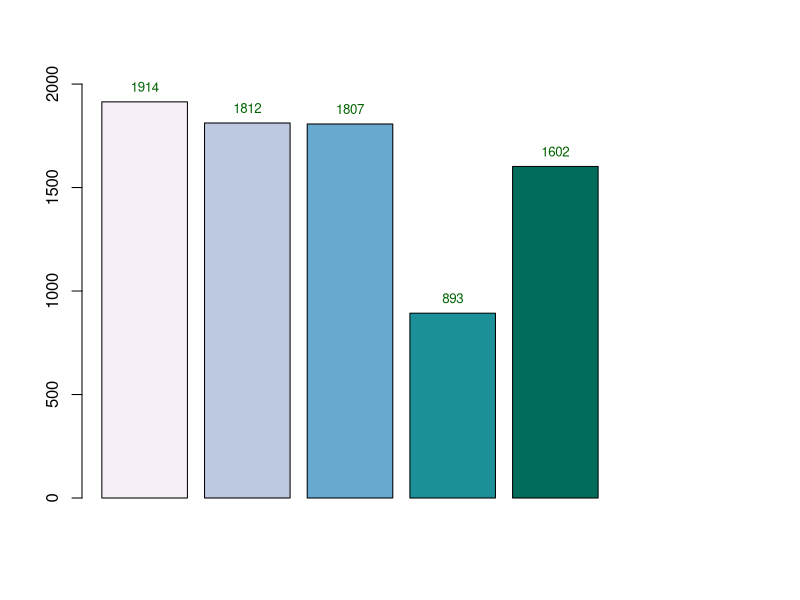

Here is the R script that generated this plot: (Note: this script raises an error after producing the figure.)
library(ggplot2)
library(RColorBrewer)
variants_in_dataset=1914
variants_withLargeRearrangements_Discarded=1812
distinctVariantLocations=1807
distinctVariantLocations_withSiftScores=893
distinctVariantLocations_withCaddScores=1602

v<-c(variants_in_dataset,variants_withLargeRearrangements_Discarded,distinctVariantLocations,
     distinctVariantLocations_withSiftScores,distinctVariantLocations_withCaddScores)

cols <- brewer.pal(n = 5, name = "PuBuGn")
names(v)<-c("dataset","rearrangements removed",
            "distinct variant locations","sift matches", "cadd13 matches")
pdf(file = "Dataset_manual_match.pdf", width = 6, height = 6,)
par(xpd = T, mar = par()$mar + c(0,0,0,7))
xx <- barplot(v, ylab= "Number of records",ylim=c(0,2010), col = cols,xaxt='n', ann=FALSE)
text(x = xx, y = v, label = v, pos = 3, cex = 0.8, col = "darkgreen")
legend(locator(1), legend = names(v),fill = cols)
par(mar=c(5, 4, 4, 2) + 0.1)
dev.off()

# Create data
data=data.frame(name=c("#dataset","#rearrangements removed","#distinct variant locations",
                       "#distinct locations with Sift Scores", "#distinct locations with cadd socres") , 
                value=v)
# Barplot
#ggplot(data, aes(x=name, y=value)) + geom_bar(stat = "identity", width = 0.4) +
#  theme(axis.title.x = element_blank()) + labs(y="Number of records") + ylim(0,2000)
                   